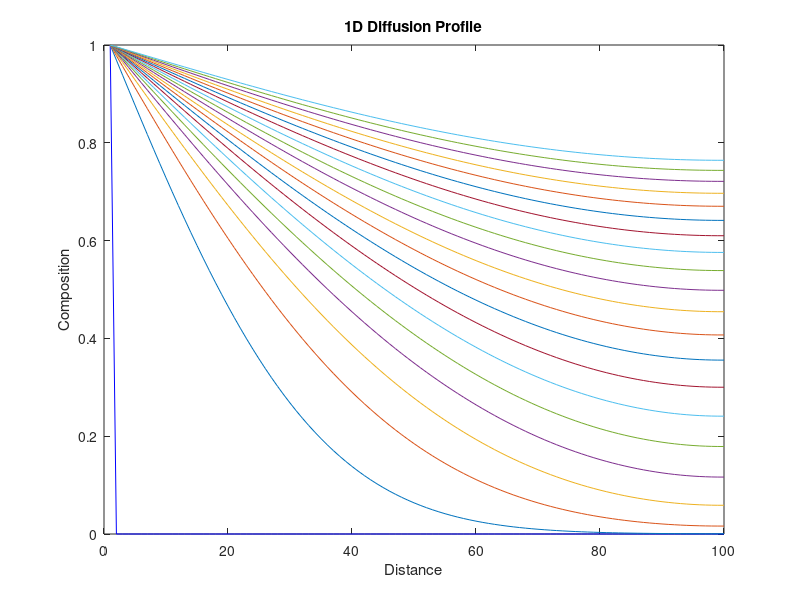

Reproduce this figure in MATLAB.
clear all;
%Parameters
N=100;
dx=0.5;
dt=0.1;
D=1;
x=1:N;
alpha=D*dt/((dx)^2);

%Declarations
conc=zeros(1, N);

%Boundary Conditions: Left end - Diricilet, Right end - Diricilet
conc(1)=1; 

%Plot initial profile
plot(x, conc, 'b'), xlabel('Distance'), ylabel('Composition');
title('1D Diffusion Profile');
hold on
for k=1:20
    for j=1:500
        for i=2:N-1
            conc(i)=conc(i)*(1-2*alpha) + alpha*(conc(i-1)+conc(i+1));
        end
        conc(N)=conc(N)*(1-2*alpha) + 2*alpha*(conc(N-1));
    end
    plot (x, conc);
    hold on;
end

